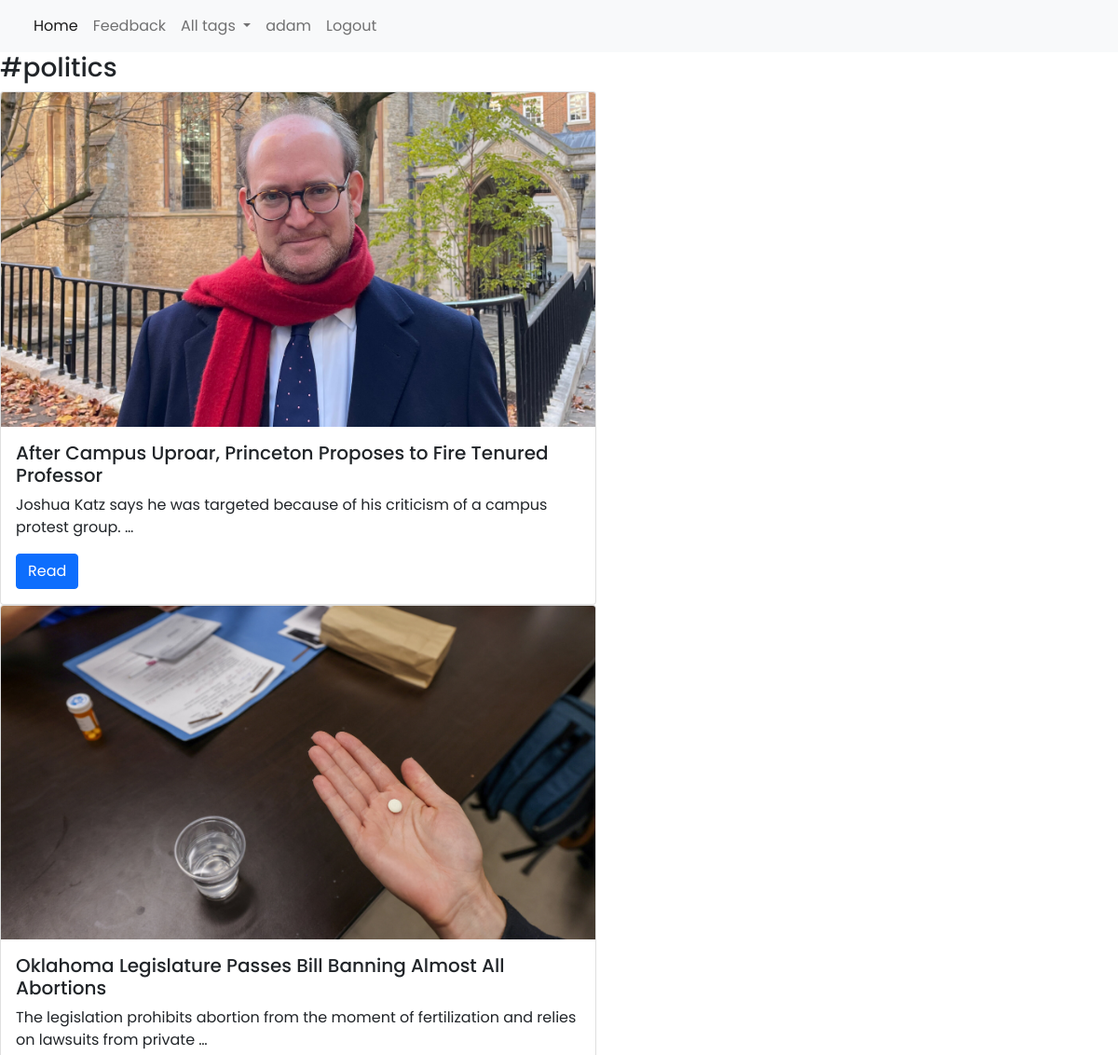
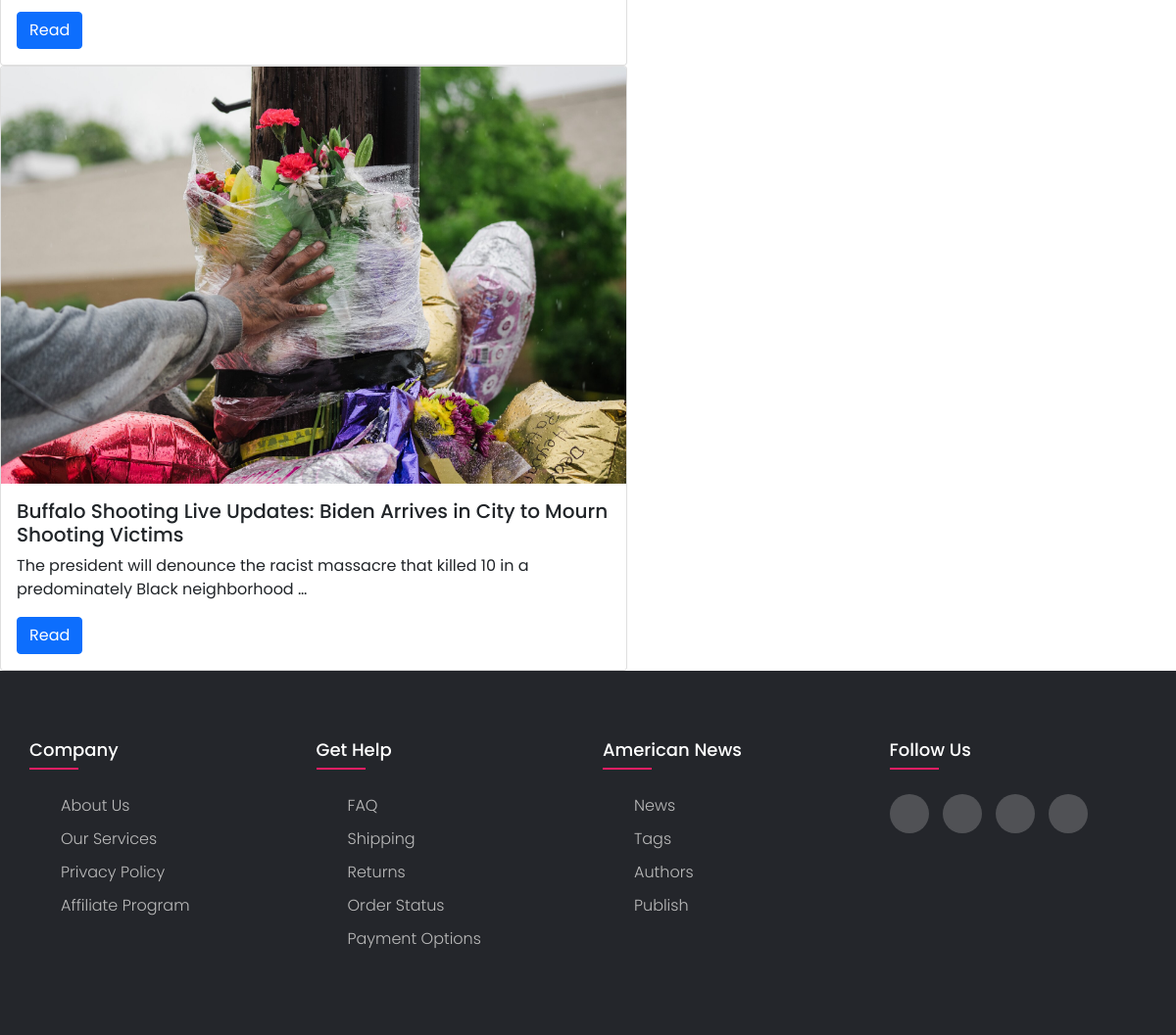
Screenshot of /tag/politics (signed in) with the database file from the repository (2 pictures, top to bottom).
### new/models.py (models this page shows, shortened)
class Tag(models.Model):
    name = models.CharField(max_length=50, unique=True)
    def __str__(self):
        return self.name
    def get_absolute_url(self):
        return reverse ('show_tag', kwargs ={'slug_tag': self.name})
    class Meta:
        verbose_name = 'Tag'
        ordering = ['id']

class News(models.Model):
    slug = models.SlugField(max_length=50, unique=True, db_index=True, verbose_name='URL')
    title = models.CharField(max_length=100)
    author = models.CharField(max_length=50, null=True)
    description = models.TextField(null=False)
    photo = models.ImageField(null=True, upload_to = "new/%Y/%m/%d/")
    is_published = models.BooleanField(default=True)
    post_time_created = models.DateTimeField(auto_now_add=True, null=False)
    tags = models.ForeignKey('Tag', on_delete=models.CASCADE)
    ip = models.ManyToManyField(Ip, related_name = 'post_views', blank=True)
    def get_absolute_url(self):
        return reverse ('show_new', kwargs ={'slug_new': self.slug})
    class Meta:
        verbose_name = 'list of new'
        ordering = ['-post_time_created']

### new/views.py (the view)
# urls.py: path('tag/<slug:slug_tag>', cache_page(60)(views.Show_tag.as_view()), name='show_tag'), #cache 60 seconds
class Show_tag(View):
    def get(self, request, slug_tag, *args, **kwargs):
        tag_name = Tag.objects.get(name=slug_tag)
        news = News.objects.filter(tags=tag_name)
        context = {'tag_name':tag_name, 'news':news}
        return render (request, 'new/list_news.html', context)

### new/templatetags/new_tags.py (called while the page is built)
@register.simple_tag(name='get_tag')
def get_tag():
    return Tag.objects.all()

### new/templates/new/list_news.html
{% extends 'base.html' %}
{% block content %}
<h3>#{{tag_name}}</h3>
{% if news %}
{% for new in news %}
<div class="card" style="width: 40rem;">
  <img src="{{new.photo.url}}" class="card-img-top" alt="...">
  <div class="card-body">
    <h5 class="card-title">{{new.title}}</h5>
    <p class="card-text">{{new.description|truncatewords:15}}</p>
    <a href="{{new.get_absolute_url}}" class="btn btn-primary">Read</a>
  </div>
</div>
{% endfor %}
{% endif %}
{% endblock %}

### templates/navbar.html (shortened to what this page needs)
{% load static %}
{% load new_tags %}
{% load cache %}
<nav class="navbar navbar-expand-lg navbar-light bg-light ">
    <div class="container-fluid">
      <div class="collapse navbar-collapse" id="navbarSupportedContent">
        <ul class="navbar-nav me-auto mb-2 mb-lg-0 ">
          {% cache 60 navbar-icons %}
          <li class="nav-item">
            <a class="nav-link active" aria-current="page" href="{% url 'home' %}">Home</a>
          </li>
          <li class="nav-item">
            <a class="nav-link" href="{% url 'contact' %}">Feedback</a>
          </li>
          <li class="nav-item dropdown">
            <a class="nav-link dropdown-toggle" href="#" id="navbarDropdown" role="button" data-bs-toggle="dropdown" aria-expanded="false">
              All tags
            </a>
          </li>
          {% endcache %}
          {% if request.user.is_authenticated %}
          <li class="nav-item">
            <a href="#" class="nav-link">{{user.username}}</a>
          </li>
          <li class="nav-item">
            <a href="{% url 'logout' %}" class="nav-link">Logout</a>
          </li>
          {% endif %}
        </ul>
      </div>
    </div>
</nav>

### new/static/new/css/style.css (style rules this page uses)
body { line-height: 1.5; font-family: 'Poppins', sans-serif; }
* { margin:0; padding:0; box-sizing: border-box; }
ul { list-style: none; }

### rows the page displays
Tag: name "politics"
News: photo (picture), title "After Campus Uproar, Princeton Proposes to Fire Tenured Professor", description "Joshua Katz says he was targeted because of his criticism of a campus protest group. …"
News: photo (picture), title "Oklahoma Legislature Passes Bill Banning Almost All Abortions", description "The legislation prohibits abortion from the moment of fertilization and relies on lawsuits from private …"
News: photo (picture), title "Buffalo Shooting Live Updates: Biden Arrives in City to Mourn Shooting Victims", description "The president will denounce the racist massacre that killed 10 in a predominately Black neighborhood …"

### other values shown
{{ user.username }} "adam"
